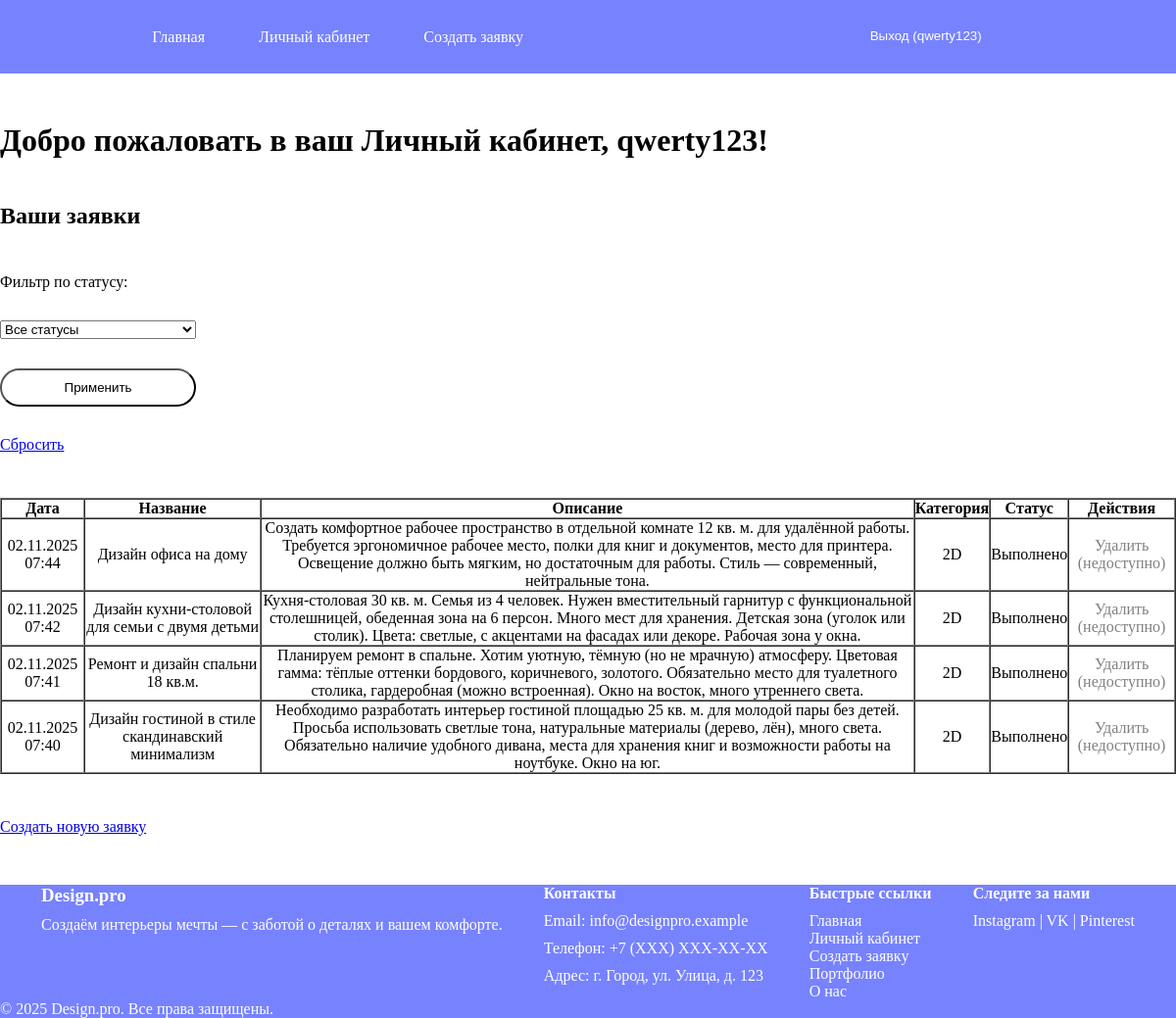
/main/user_dashboard/ (signed in), run on an earlier commit of the app's database.
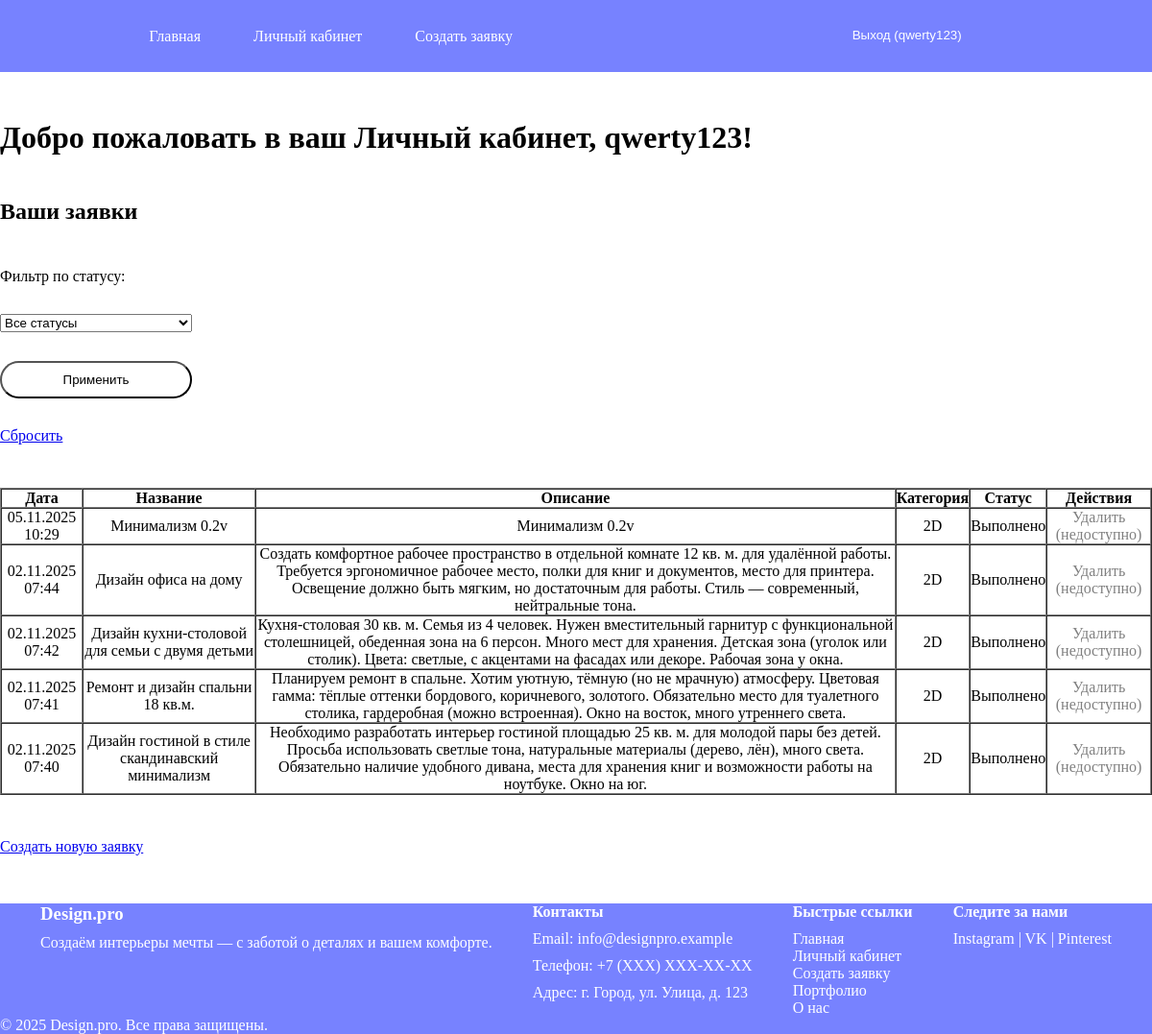
And on a later commit of the database.
### main/models.py (models this page shows, shortened)
class DesignRequest(models.Model):
    STATUS_CHOICES = [
        ('new', 'Новая'),
        ('in_progress', 'Принято'),
        ('complited', 'Выполнено'),
    ]
    user = models.ForeignKey(User, on_delete=models.CASCADE, related_name='requests')
    title = models.CharField(max_length=200, null=False, blank=False, verbose_name='Заголовок')
    description = models.TextField(null=False, blank=False, verbose_name='Описание')
    category = models.ForeignKey(Category, on_delete=models.CASCADE)
    plan_image = models.ImageField(upload_to='plan_img/', validators=[validate_image_extension_and_size])
    status = models.CharField(max_length=20, choices=STATUS_CHOICES, default='new')
    created_at = models.DateTimeField(auto_now_add=True)
    design_image = models.ImageField(upload_to='design_img/', validators=[validate_image_extension_and_size], blank=True, null=True)
    admin_comment = models.TextField(null=True, blank=True)
    class Meta:
        verbose_name = 'Заявка на дизайн'
        verbose_name_plural = "Заявки на дизайн"
        ordering = ['-created_at']

class Category(models.Model):
    name = models.CharField(max_length=100, unique=True)
    class Meta:
        verbose_name= 'Категория'
        verbose_name_plural = "Категории"

### main/views.py (the view)
# urls.py: path('user_dashboard/', views.user_dashboard, name='user_dashboard'),
@login_required()
def user_dashboard(request):
    user_requests = DesignRequest.objects.filter(user = request.user)
    status_filter = request.GET.get('status')
    if status_filter :
        user_requests = user_requests.filter(status = status_filter)
    return render(request, 'main_app/user_dashboard.html', {'requests': user_requests})

### templates/main_app/user_dashboard.html (shortened to what this page needs)
{% extends "base.html" %}
{% block content %}
    <h1>Добро пожаловать в ваш Личный кабинет, {{ user.username }}!</h1>
    <h2>Ваши заявки</h2>
    <form method="get">
        <label for="status_filter">Фильтр по статусу:</label>
        <select name="status" id="status_filter">
            <option value="">Все статусы</option>
        </select>
        <button type="submit">Применить</button>
        <a href="{% url 'user_dashboard' %}">Сбросить</a>
    </form>
    {% if requests %}
        <table border="1" cellpadding="10" cellspacing="0">
            <thead>
                <tr>
                    <th>Дата</th>
                    <th>Название</th>
                    <th>Описание</th>
                    <th>Категория</th>
                    <th>Статус</th>
                    <th>Действия</th>
                </tr>
            </thead>
            <tbody>
                {% for req in requests %}
                    <tr>
                        <td>{{ req.created_at|date:"d.m.Y H:i" }}</td>
                        <td>{{ req.title }}</td>
                        <td>{{ req.description}}</td>
                        <td>{{ req.category.name }}</td>
                        <td>{{ req.get_status_display }}</td>
                        <td>
                            {% if req.status == 'new' %}
                                <a href="{% url 'delete_request' req.id %}">Удалить</a>
                            {% else %}
                                <span style="color: grey;">Удалить (недоступно)</span>
                            {% endif %}
                        </td>
                    </tr>
                {% endfor %}
            </tbody>
        </table>
    {% else %}
        <p>У вас пока нет заявок.</p>
    {% endif %}
    <p><a href="{% url 'create_request' %}">Создать новую заявку</a></p>
{% endblock %}

What changed in the data, as far as the page shows it:
added DesignRequest: created_at "05.11.2025 10:29", title "Минимализм 0.2v", description "Минимализм 0.2v", category.name "2D", status "Выполнено", shows "Удалить (недоступно)"
